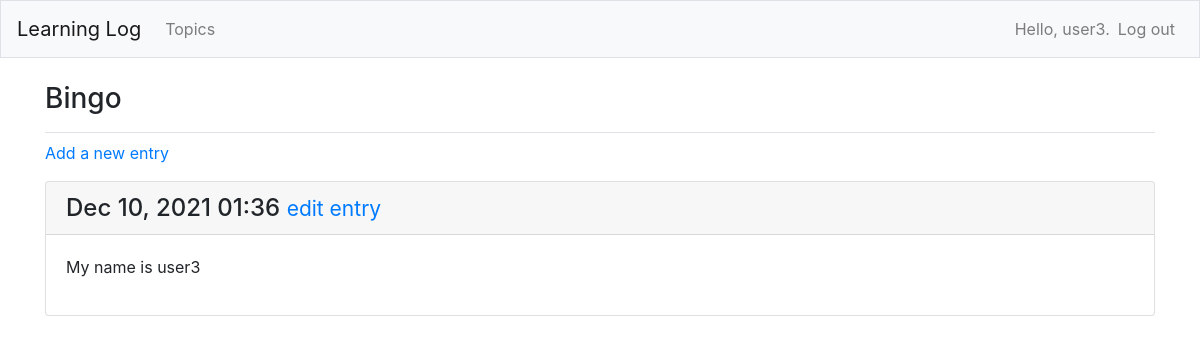
Page /topics/4/ (signed in) on the committed database.
### MainApp/models.py (models this page shows, shortened)
class Topic(models.Model):  # has two fields, one text and one with date
    text = models.CharField(max_length=200)
    date_added = models.DateTimeField(auto_now_add=True)
    owner = models.ForeignKey(User, on_delete=models.CASCADE) #migrate!!
    def __str__(self):
        return self.text  # returns name of topic

class Entry(models.Model):
    topic = models.ForeignKey(Topic,on_delete=models.CASCADE)
    text = models.TextField()
    date_added = models.DateTimeField(auto_now_add=True)
    class Meta:
        verbose_name_plural = 'entries'

### MainApp/views.py (the view)
# urls.py: path('topics/<int:topic_id>/',views.topic,name='topic'), #to load individual topics, the id separates chess from rock climbing
@login_required
def topic(request,topic_id): #the id 1 or 2 gets passed to this function and works on it accordingly
    topic = get_object_or_404(Topic, id=topic_id)
    if topic.owner != request.user:
        raise Http404
    entries = topic.entry_set.order_by('-date_added') #this will give all entries realted to that id (topic)
    context = {'topic':topic, 'entries':entries}
    return render(request, 'MainApp/topic.html', context)

### MainApp/templates/MainApp/topic.html (shortened to what this page needs)
{% extends "MainApp/base.html" %}
{% block page_header %}
<h3>{{ topic }}</h3>
{% endblock page_header %}
{% block content %}
<p>
    <a href="{% url 'MainApp:new_entry' topic.id %}">Add a new entry</a>
</p>
{% for e in entries %}
<div class="card mb-3">
    <h4 class="card-header">
        {{ e.date_added|date:'M d, Y H:i' }}
        <small><a href="{% url 'MainApp:edit_entry' e.id %}">
                edit entry</a></small>
    </h4>
    <div class="card-body">
        {{ e.text|linebreaks }}
    </div>
</div>
{% empty %}
<p>There are no entries for this topic yet.</p>
{% endfor %}
{% endblock content %}

### MainApp/templates/MainApp/base.html (shortened to what this page needs)
{% load bootstrap4 %}
<!doctype html>
<html lang="en">
<head>
    {% bootstrap_css %}
</head>
<body>
    <nav class="navbar navbar-expand-md navbar-light bg-light mb-4 border">
        <a class="navbar-brand" href="{% url 'MainApp:index'%}">
            Learning Log</a>
        <div class="collapse navbar-collapse" id="navbarCollapse">
            <ul class="navbar-nav mr-auto">
                <li class="nav-item">
                    <a class="nav-link" href="{% url 'MainApp:topics'%}">
                        Topics</a>
                </li>
            </ul>
            <ul class="navbar-nav ml-auto">
                {% if user.is_authenticated %}
                <li class="nav-item">
                    <span class="navbar-text" }">Hello, {{ user.username }}.</span>
                </li>
                <li class="nav-item">
                    <a class="nav-link" href="{% url 'users:logout' %}">Log out</a>
                </li>
                {% endif %}
            </ul>
        </div>
    </nav>
    <main role="main" class="container">
        <div class="pb-2 mb-2 border-bottom">
            {% block page_header %}{% endblock page_header %}
        </div>
        <div>
            {% block content %}{% endblock content %}
        </div>
    </main>
</body>
</html>

### rows in the picture
Topic: text "Bingo"
Entry: date_added "Dec 10, 2021 01:36", text "My name is user3"

### other values in the picture
{{ user.username }} "user3"
